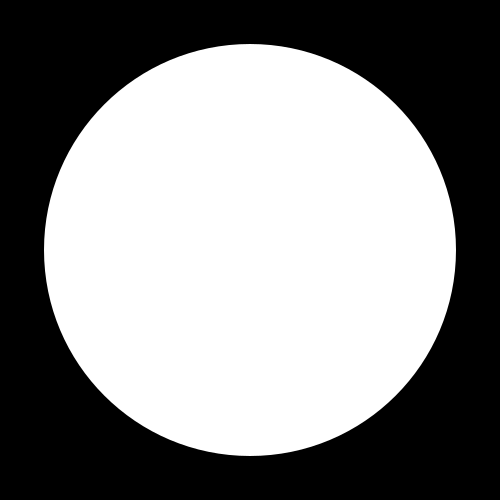
#> input picture circle.png, 500 x 500 px
$ python identifyCircle.py
#> lines starting #> are read from the running program, lines starting #| are printed output that depends on the picture
import cv2

def identifyCircles (url) :
#> called with url = 'circle.png'
    image = cv2.imread(url, cv2.IMREAD_GRAYSCALE)
#> image is the input picture: shape (500, 500); min 0, max 255, mean 136
    circles = cv2.HoughCircles(image, cv2.HOUGH_GRADIENT, dp=1, minDist=100, param1=50, param2=30)
#> circles = [[248.5, 248.5, 206.5]]

    if circles is None:
        print('{0}는 원이 아닙니다.'.format(url))
    else:
        print('{0}는 원입니다.'.format(url))

identifyCircles("circle.png")
identifyCircles("circles.png")
#> call 2 of identifyCircles, with url = 'circles.png'
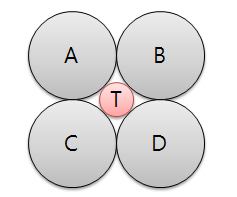
#> input picture circles.png, 237 x 197 px
#> in identifyCircles (call 2), `image = cv2.imread(url, cv2.IMREAD_GRAYSCALE)`:
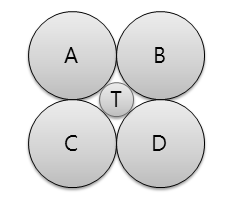
#> image: shape (197, 237); min 0, max 255, mean 224.7
#> in identifyCircles (call 2), `circles = cv2.HoughCircles(image, cv2.HOUGH_GRADIENT, dp=1, minDist=10..`: circles = [[161.5, 143.5, 43.8], [79.5, 47.5, 53]]
identifyCircles("rectangle.png")
#> call 3 of identifyCircles, with url = 'rectangle.png'
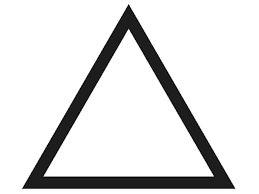
#> input picture rectangle.png, 259 x 194 px
#> in identifyCircles, image is the input picture: shape (194, 259); min 0, max 255, mean 222.8
#> in identifyCircles (call 3), `circles = cv2.HoughCircles(image, cv2.HOUGH_GRADIENT, dp=1, minDist=10..`: circles = None
